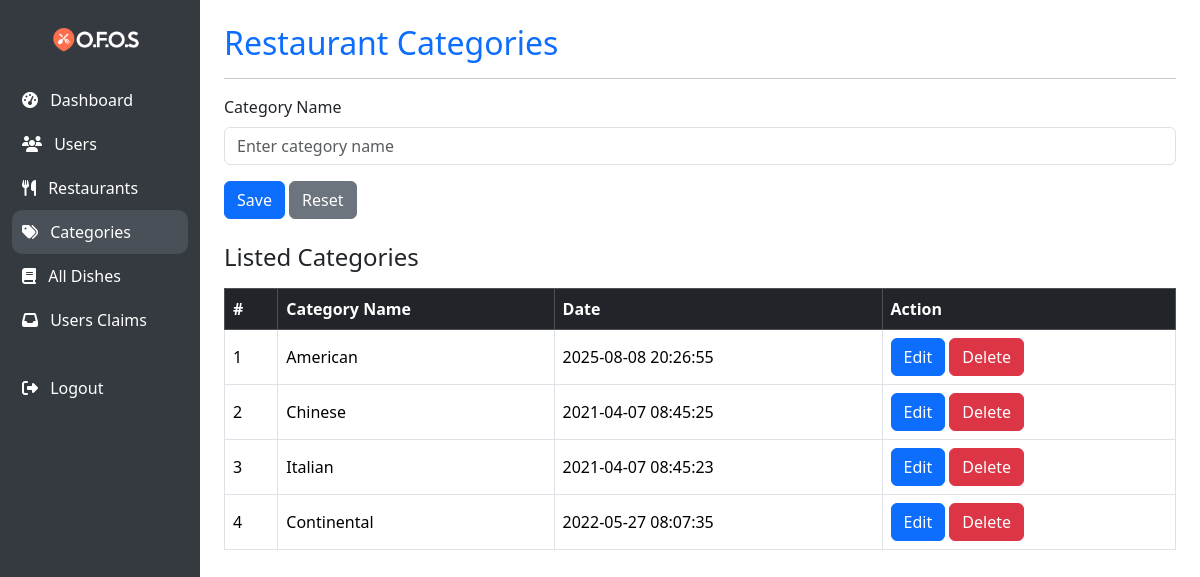
The app's page /admin/category.php (signed in) with its own data.
### tables this page shows
CREATE TABLE `res_category` (
  `c_id` int(222) NOT NULL,
  `c_name` varchar(222) NOT NULL,
  `date` timestamp NOT NULL DEFAULT current_timestamp() ON UPDATE current_timestamp()
);

### admin/category.php (the view, shortened to what this page needs)
<?php
include 'parts/start.php';
?>
<h2 class="text-primary">Restaurant Categories</h2>
<hr>
<form method="post" class="mb-4">
    <div class="mb-3">
        <label for="c_name" class="form-label">Category Name</label>
        <input type="text" class="form-control" id="c_name" name="c_name" placeholder="Enter category name">
    </div>
    <div>
        <button type="submit" name="submit" class="btn btn-primary">Save</button>
        <a href="category.php" class="btn btn-secondary">Reset</a>
    </div>
</form>
<h4 class="mb-3">Listed Categories</h4>
<div class="table-responsive">
    <table class="table table-bordered table-hover align-middle">
        <thead class="table-dark">
            <tr>
                <th>#</th>
                <th>Category Name</th>
                <th>Date</th>
                <th>Action</th>
            </tr>
        </thead>
        <tbody>
            <?php
            $result = $db->query("SELECT * FROM res_category ORDER BY c_id DESC");
            if ($result->num_rows > 0):
                $i = 0;
                while ($row = $result->fetch_assoc()):
                    ?>
                    <tr>
                        <td><?= ++$i ?></td>
                        <td><?= htmlspecialchars($row['c_name']) ?></td>
                        <td><?= $row['date'] ?></td>
                        <td>
                            <a onclick="updateDataToForm(<?= $row['c_id'] ?>, '<?= $row['c_name'] ?>')" class="btn btn-primary">
                                <i class="bi bi-pencil-square"></i> Edit
                            </a>
                            <a href="category.php?del=<?= $row['c_id'] ?>" class="btn btn-danger"
                                onclick="return confirm('Are you sure you want to delete this category?');">
                                <i class="bi bi-trash"></i> Delete
                            </a>
                        </td>
                    </tr>
                <?php endwhile; else: ?>
                <tr>
                    <td colspan="4" class="text-center text-muted">No categories found.</td>
                </tr>
            <?php endif; ?>
        </tbody>
    </table>
</div>
<?php include 'parts/end.php'; ?>

### records on screen
res_category: c_name "American", date "2025-08-08 20:26:55"
res_category: c_name "Chinese", date "2021-04-07 08:45:25"
res_category: c_name "Italian", date "2021-04-07 08:45:23"
res_category: c_name "Continental", date "2022-05-27 08:07:35"
